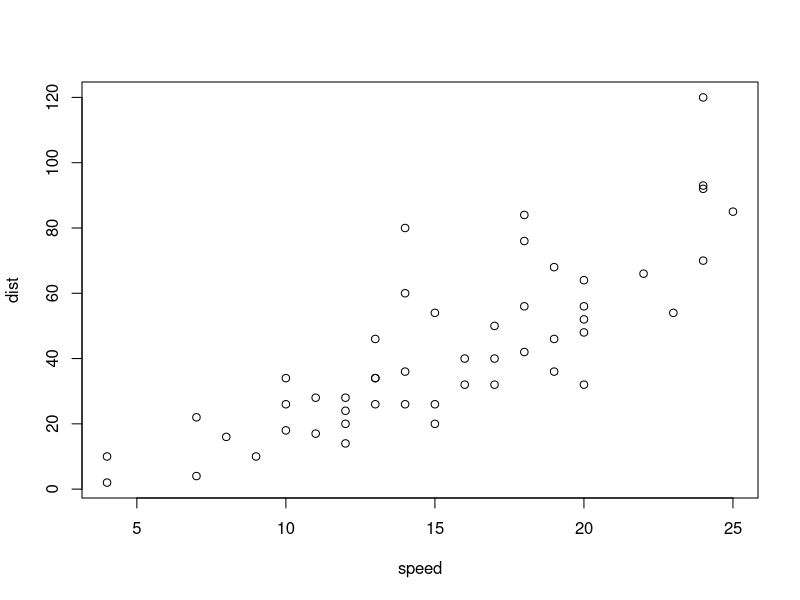
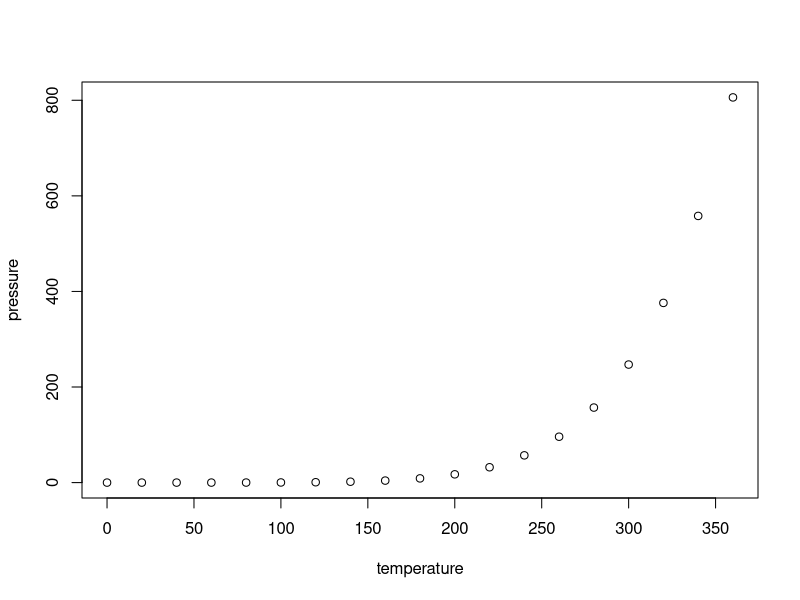
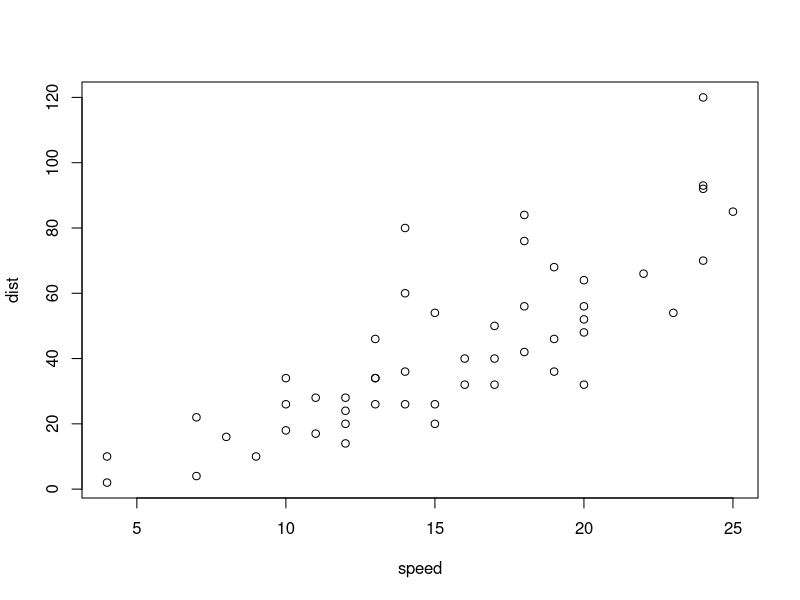
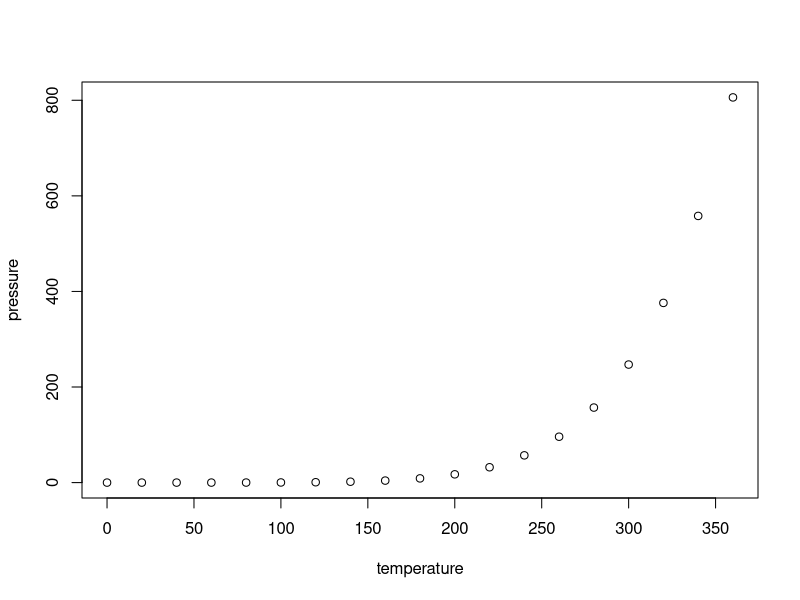

Source code (R) for these figures, in order:
## ---- chunk 1
#| layout-ncol: 2
#| fig-cap:
#|   - Speed and Stopping Distances of Cars
#|   - Vapor Pressure of Mercury as a Function of Temperature
#| echo: fenced
#| code-fold: false
#| vscode: {languageId: r}


plot(cars)
plot(pressure)
## ---- chunk 2
#| layout-ncol: 2
#| label: fig-charts
#| fig-cap: Charts
#| fig-subcap:
#|   - Speed and Stopping Distances of Cars
#|   - Vapor Pressure of Mercury as a Function of Temperature
#| echo: fenced
#| code-fold: false
#| code-line-numbers: '|3|4-7'
#| vscode: {languageId: r}


plot(cars)
plot(pressure)
## ---- chunk 3
#| label: load-packages-r
#| code-fold: false
#| echo: fenced

library(tidyverse)
library(palmerpenguins)
